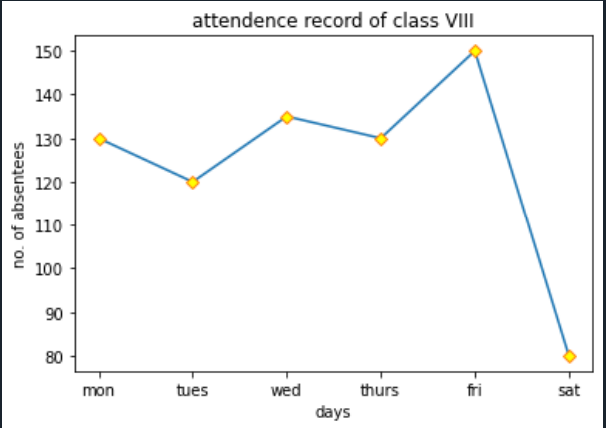

Reproduce this figure in Python.
#!/usr/bin/env python3
# -*- coding: utf-8 -*-
"""
Created on Mon Feb  7 14:24:00 2022

@author: sjcet
"""
#1
#3)
import matplotlib.pyplot as plt
import numpy as np
x=np.array(["mon","tues","wed","thurs","fri","sat"])
y=np.array([130,120,135,130,150,80])
plt.plot(x,y)
plt.plot(x,y,'D' ,mfc ="yellow")
plt.title("attendence record of class VIII")
plt.xlabel("days")
plt.ylabel("no. of absentees")
plt.show()
